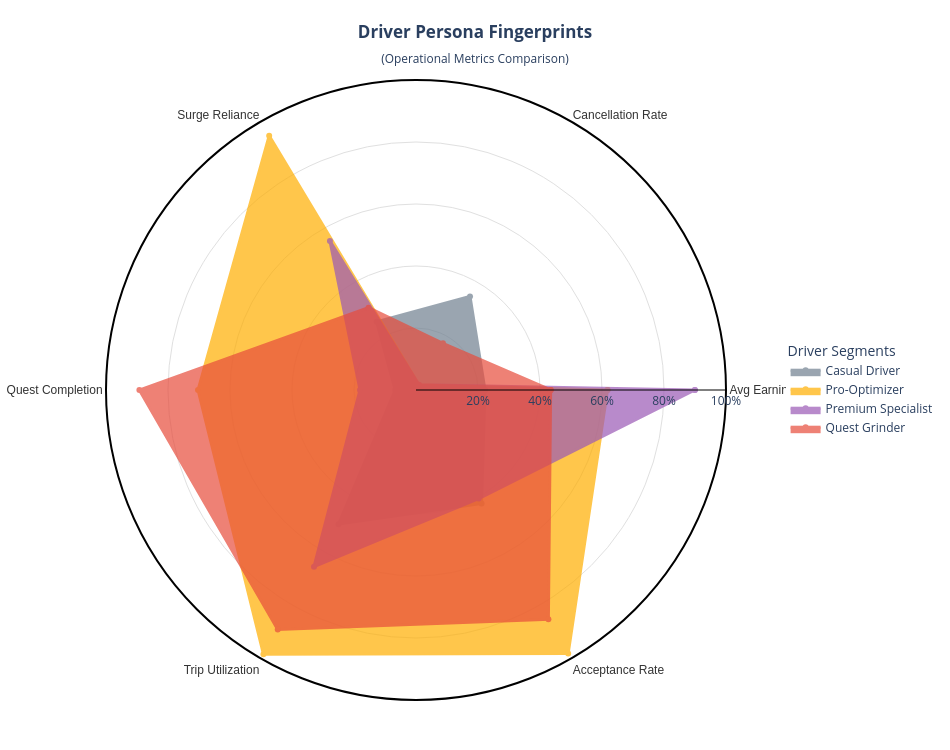

Notebook code cell kept with this figure:
### Code cell
# Select Operational Metrics
metrics = [
    'acceptance_rate',
    'trip_utilization_rate',
    'surge_reliance_score',
    'quest_completion_rate',
    'cancellation_rate',
    'avg_earnings_per_hour_online'
]

# Friendly Label Names for the Chart
metric_labels = [
    'Acceptance Rate', 'Trip Utilization', 'Surge Reliance', 
    'Quest Completion', 'Cancellation Rate', 'Avg Earnings/Hr'
]

# Normalize Data (Min-Max Scaling to 0-1 range)
cluster_means = df.groupby('cluster_label')[metrics].mean()
min_vals = df[metrics].min()
max_vals = df[metrics].max()
normalized_means = (cluster_means - min_vals) / (max_vals - min_vals)

# Define Persona Names & Refined Colors (Better Contrast)
persona_names = {
    0: "Casual Driver",
    1: "Pro-Optimizer",
    2: "Premium Specialist",
    3: "Quest Grinder"
}

# Updated Palette: Using hex codes for high distinction
colors = [
    '#708090', # Slate Grey (Casual - Neutral)
    '#FFAE00', # Amber/Gold (Pro - High Value)
    '#9B59B6', # Amethyst (Premium - Luxury)
    '#E74C3C'  # Red (Grinder - High Intensity)
]

# 3. BUILD THE PLOTLY CHART
# ---------------------------------------------------------
fig = go.Figure()

# Loop through each persona and add a trace
for i in range(4):
    # Get values and close the loop
    r_values = normalized_means.loc[i].values.tolist()
    r_values += r_values[:1]
    
    theta_values = metric_labels
    theta_values += theta_values[:1]
    
    fig.add_trace(go.Scatterpolar(
        r=r_values,
        theta=theta_values,
        fill='toself',
        name=persona_names[i],
        mode='lines+markers', # Add markers to define points clearly
        marker=dict(size=6),
        line=dict(color=colors[i], width=3), # Thicker line for better definition
        opacity=0.8, # Line opacity
        fillcolor=colors[i], # Use the same color for fill...
        # We handle fill opacity by adjusting the layout/trace rendering order implicitly 
        # or we can use rgba colors, but Plotly's default fill often handles this well.
        # To be safe for "blending", we can rely on the line definition.
    ))

# 4. FINALIZE DESIGN
# ---------------------------------------------------------
fig.update_layout(
    title={
        'text': "<b>Driver Persona Fingerprints</b><br><sub>(Operational Metrics Comparison)</sub>",
        'y':0.95,
        'x':0.5,
        'xanchor': 'center',
        'yanchor': 'top'
    },
    polar=dict(
        radialaxis=dict(
            visible=True,
            range=[0, 1], # FORCES the 0 to 100% scale
            tickvals=[0.2, 0.4, 0.6, 0.8, 1.0], # Explicit ticks including 100%
            ticktext=['20%', '40%', '60%', '80%', '100%'], # Friendly labels
            showticklabels=True, 
            gridcolor="#E0E0E0", # Subtle grid
            linecolor="black", # Stronger axis line
            linewidth=1
        ),
        angularaxis=dict(
            tickfont=dict(size=12, color="#333333", family="Arial, sans-serif"),
            linecolor="black", # Add an outer boundary line
            linewidth=2
        ),
        bgcolor="white"
    ),
    legend=dict(
        title="Driver Segments",
        orientation="v",
        yanchor="middle",
        y=0.5,
        xanchor="left",
        x=1.05,
        font=dict(size=12)
    ),
    margin=dict(t=80, b=50, l=80, r=80),
    width=950,
    height=750
)

# 5. DISPLAY
# ---------------------------------------------------------
# Apply opacity to fills manually after creation for perfect control
# (Plotly allows updating traces in bulk)
fig.update_traces(opacity=0.7, selector=dict(type='scatterpolar')) 
# Note: 'opacity' here affects the whole trace. 
# For distinct fills without muddying, plotting lighter fills manually is complex in simple scripts.
# The best fix is usually lower opacity on the trace itself.

fig.show()

### Figure 1 — Plotly figure (JSON) as saved in the notebook; plotly's stock layout.template omitted (floating-point values rounded to 4 significant figures)
{"data": [{"fill": "toself", "fillcolor": "#708090", "line": {"color": "#708090", "width": 3}, "marker": {"size": 6}, "mode": "lines+markers", "name": "Casual Driver", "opacity": 0.7, "r": [0.2225, 0.3485, 0.254, 0.06701, 0.4996, 0.4228, 0.2225], "theta": ["Avg Earnings/Hr", "Cancellation Rate", "Surge Reliance", "Quest Completion", "Trip Utilization", "Acceptance Rate", "Avg Earnings/Hr"], "type": "scatterpolar"}, {"fill": "toself", "fillcolor": "#FFAE00", "line": {"color": "#FFAE00", "width": 3}, "marker": {"size": 6}, "mode": "lines+markers", "name": "Pro-Optimizer", "opacity": 0.7, "r": [0.6178, 0.01891, 0.9472, 0.7031, 0.9841, 0.9818, 0.6178], "theta": ["Avg Earnings/Hr", "Cancellation Rate", "Surge Reliance", "Quest Completion", "Trip Utilization", "Acceptance Rate", "Avg Earnings/Hr", "Avg Earnings/Hr"], "type": "scatterpolar"}, {"fill": "toself", "fillcolor": "#9B59B6", "line": {"color": "#9B59B6", "width": 3}, "marker": {"size": 6}, "mode": "lines+markers", "name": "Premium Specialist", "opacity": 0.7, "r": [0.8995, 0.01944, 0.5553, 0.1806, 0.6581, 0.4045, 0.8995], "theta": ["Avg Earnings/Hr", "Cancellation Rate", "Surge Reliance", "Quest Completion", "Trip Utilization", "Acceptance Rate", "Avg Earnings/Hr", "Avg Earnings/Hr", "Avg Earnings/Hr"], "type": "scatterpolar"}, {"fill": "toself", "fillcolor": "#E74C3C", "line": {"color": "#E74C3C", "width": 3}, "marker": {"size": 6}, "mode": "lines+markers", "name": "Quest Grinder", "opacity": 0.7, "r": [0.4344, 0.1737, 0.3064, 0.8923, 0.8921, 0.8542, 0.4344], "theta": ["Avg Earnings/Hr", "Cancellation Rate", "Surge Reliance", "Quest Completion", "Trip Utilization", "Acceptance Rate", "Avg Earnings/Hr", "Avg Earnings/Hr", "Avg Earnings/Hr", "Avg Earnings/Hr"], "type": "scatterpolar"}], "layout": {"height": 750, "legend": {"font": {"size": 12}, "orientation": "v", "title": {"text": "Driver Segments"}, "x": 1.05, "xanchor": "left", "y": 0.5, "yanchor": "middle"}, "margin": {"b": 50, "l": 80, "r": 80, "t": 80}, "polar": {"angularaxis": {"linecolor": "black", "linewidth": 2, "tickfont": {"color": "#333333", "family": "Arial, sans-serif", "size": 12}}, "bgcolor": "white", "radialaxis": {"gridcolor": "#E0E0E0", "linecolor": "black", "linewidth": 1, "range": [0, 1], "showticklabels": true, "ticktext": ["20%", "40%", "60%", "80%", "100%"], "tickvals": [0.2, 0.4, 0.6, 0.8, 1], "visible": true}}, "title": {"text": "<b>Driver Persona Fingerprints</b><br><sub>(Operational Metrics Comparison)</sub>", "x": 0.5, "xanchor": "center", "y": 0.95, "yanchor": "top"}, "width": 950}}
